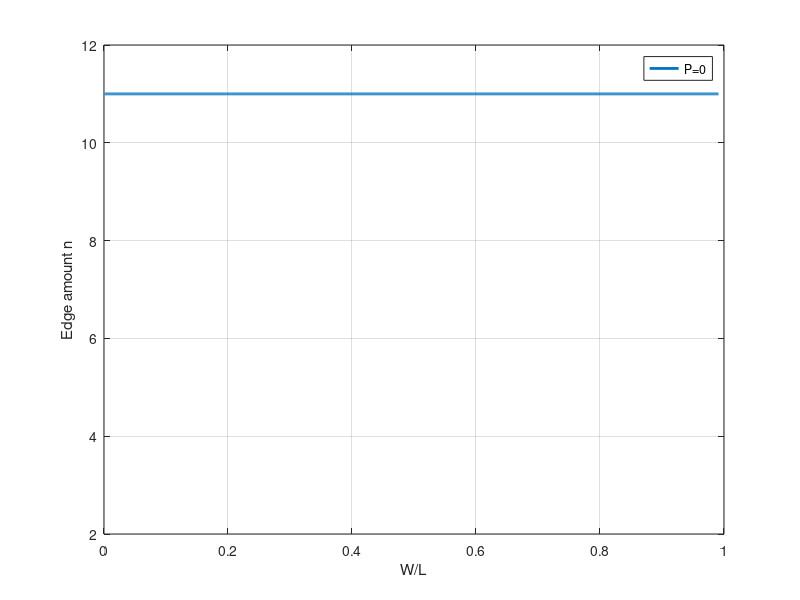
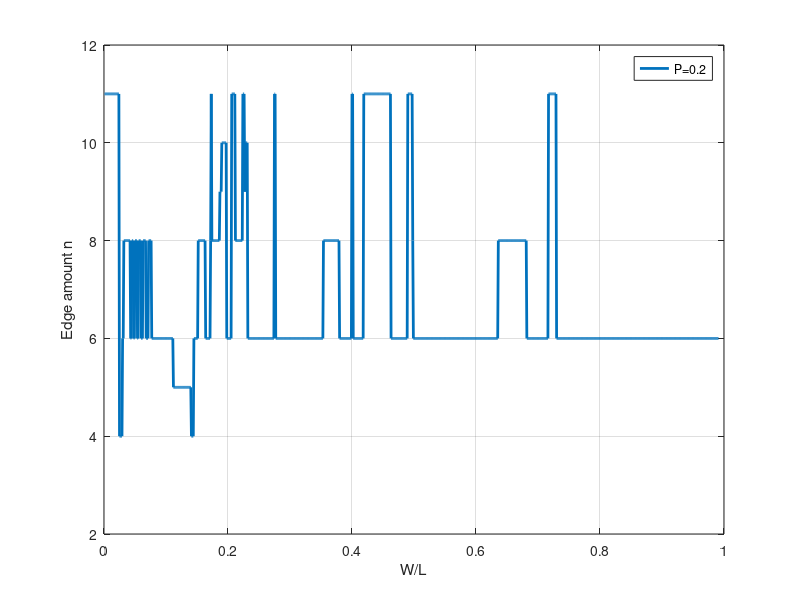
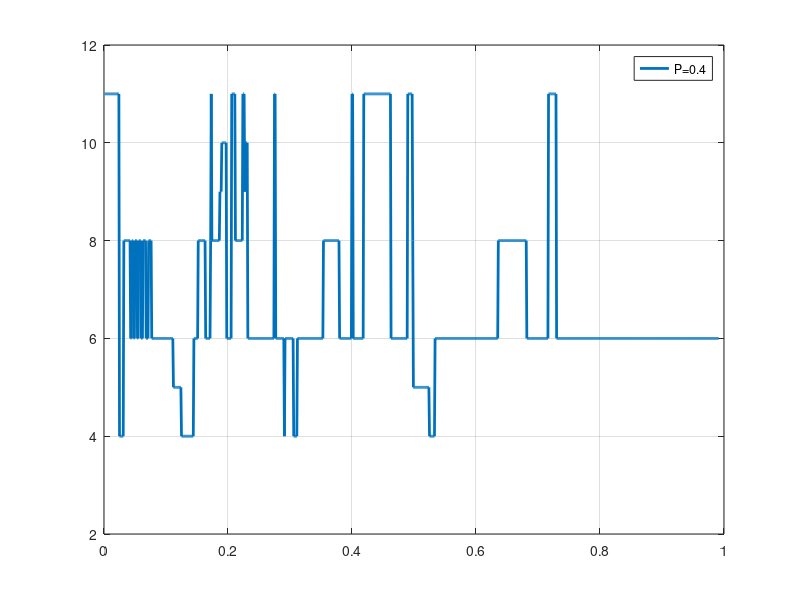
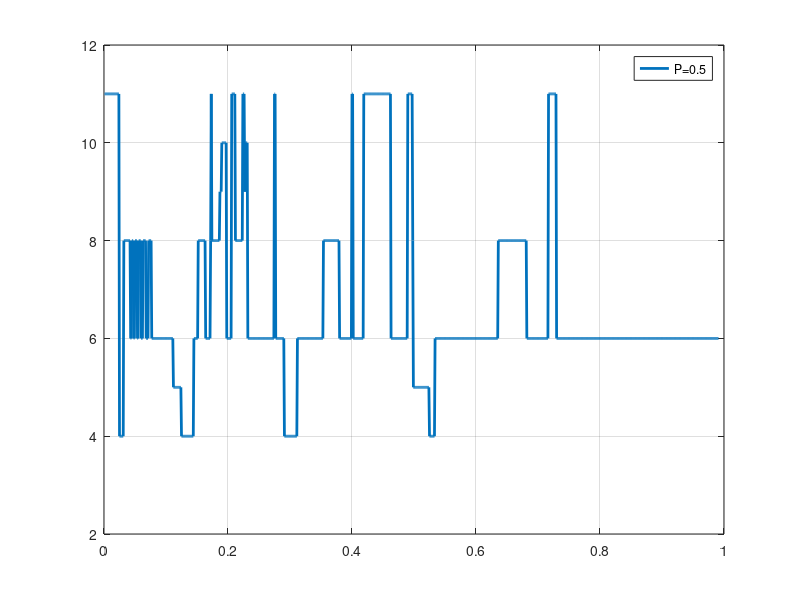

MATLAB code for these plots, in order:
%%%%%%%%%%%%%%%%%%%%%%% Plot the Opt Result  %%%%%%%%%%%%%%%%%%%%%%%%%%%
load Result
Result = floor(Result);

%% %%%%%%%%%%%%%%%% Plot Opt Edge amount with const Weight p %%%%%%%%%%%
%%plot data p=0
i=1;
x=Result(i,:);
y=0.001:0.001:0.991;
figure('Color',[1 1 1])
plot(y,x,'linewidth',2);
axis([0 1 2 12])
xlabel('W/L');
ylabel('Edge amount n');
legend('P=0')
grid on

%%plot data p=0.2

i=length(0:0.025:0.2);
x=Result(i,:);
y=0.001:0.001:0.991;
figure('Color',[1 1 1])
plot(y,x,'linewidth',2);
axis([0 1 2 12])
xlabel('W/L');
ylabel('Edge amount n');
legend('P=0.2')
grid on

%%plot data p=0.4
i=length(0:0.025:0.4);
x=Result(i,:);
y=0.001:0.001:0.991;
figure('Color',[1 1 1])
plot(y,x,'linewidth',2);
legend('P=0.4')
axis([0 1 2 12])
grid on
%%plot data p=0.5
i=length(0:0.025:0.5);
x=Result(i,:);
y=0.001:0.001:0.991;
figure('Color',[1 1 1])
plot(y,x,'linewidth',2);
axis([0 1 2 12])
legend('P=0.5')
grid on



%%plot data p=0.6

i=length(0:0.025:0.6);
x=Result(i,:);
y=0.001:0.001:0.991;
figure('Color',[1 1 1])
plot(y,x,'linewidth',2);
axis([0 1 2 12])
xlabel('W/L');
ylabel('Edge amount n');
legend('P=0.6')
grid on

%%plot data p=0.8

i=length(0:0.025:0.8);
x=Result(i,:);
y=0.001:0.001:0.991;
figure('Color',[1 1 1])
plot(y,x,'linewidth',2);
axis([0 1 2 12])
xlabel('W/L');
ylabel('Edge amount n');
legend('P=0.8')
grid on

%%plot data p=1.0

i=length(0:0.025:1);
x=Result(i,:);
y=0.001:0.001:0.991;
figure('Color',[1 1 1])
plot(y,x,'linewidth',2);
axis([0 1 2 12])
xlabel('W/L');
ylabel('Edge amount n');
legend('P=1')
grid on
%%%%%%%%%%%%%%%%%%%%%%%%%%%%%%%%%%%%%%%%%%%%%%%%%%%%%%%%%%%%%%%%%%%%%%%%%%%
%% %%%%%%%%%%%%%%%% Plot Opt Edge amount with const W/L %%%%%%%%%%%

%%plot data W/L=0.01

i=1;
y=Result(:,i);
x=0:0.025:1;
figure('Color',[1 1 1])
plot(x,y,'linewidth',2);
axis([0 1 2 12])
xlabel('Weight P');
ylabel('Edge amount n');
legend('W/L=0.01')
grid on

%%plot data W/L=0.25
i=length(0.001:0.001:0.25);
y=Result(:,i);
x=0:0.025:1;
figure('Color',[1 1 1])
plot(x,y,'linewidth',2);
axis([0 1 2 12])
xlabel('Weight P');
ylabel('Edge amount n');
legend('W/L=0.25')
grid on

%%plot data W/L=0.5
i=length(0.001:0.001:0.5);
y=Result(:,i);
x=0:0.025:1;
figure('Color',[1 1 1])
plot(x,y,'linewidth',2);
axis([0 1 2 12])
xlabel('Weight P');
ylabel('Edge amount n');
legend('W/L=0.5')
grid on

%%plot data W/L=0.6
i=length(0.001:0.001:0.6);
y=Result(:,i);
x=0:0.025:1;
figure('Color',[1 1 1])
plot(x,y,'linewidth',2);
axis([0 1 2 12])
xlabel('Weight P');
ylabel('Edge amount n');
legend('W/L=0.6')
grid on

%%plot data W/L=0.991
i=length(0.001:0.001:0.991);
y=Result(:,i);
x=0:0.025:1;
figure('Color',[1 1 1])
plot(x,y,'linewidth',2);
axis([0 1 2 12])
xlabel('Weight P');
ylabel('Edge amount n');
legend('W/L=0.991')
grid on



%%
pause
close all
clear 